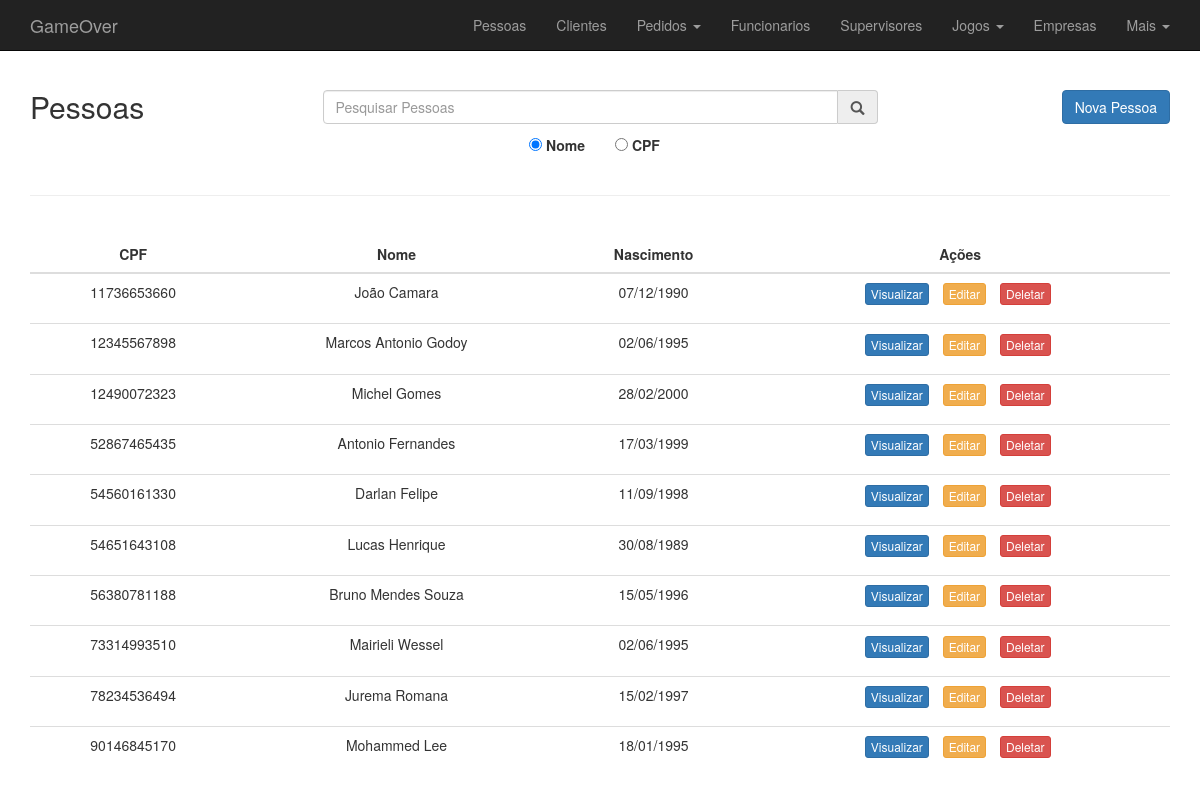
/pessoa.php, run on the app's committed database.
### tables this page shows
CREATE TABLE IF NOT EXISTS `PESSOA` (
  `CPF` CHAR(11) NOT NULL,
  `nome_pessoa` VARCHAR(255) NOT NULL,
  `data_nasc_pessoa` DATE NOT NULL,
  PRIMARY KEY (`CPF`));

### www/pessoa/pessoa_control.php (called while the page is built, shortened)
<?php
    $referencia = nome_pessoa;
    $table = PESSOA;
    $key = CPF;
    $tableMin = strtolower($table);

### www/bd_control/control.php (called while the page is built, shortened)
<?php
    function lista_tabela_simples($conexao, $tabela){
        $rows = array();
        $select = "SELECT * FROM {$tabela}";
        $resultado = mysqli_query($conexao, $select);
        while ($row = mysqli_fetch_assoc($resultado)) {
            array_push($rows, $row);
        }
        return $rows;
    }

### www/pessoa.php (the view, shortened to what this page needs)
<?php
    include 'cabecalho.php';
    include 'bd_control/conecta.php';
    include 'bd_control/control.php';
    include 'pessoa/pessoa_control.php';
    $rows = lista_tabela_simples($conexao, $table);
?>
    <div class="container">
        <div class="row">
            <div class="col-md-3">
                <h2>Pessoas</h2>
            </div>
            <div class="col-md-6">
                <div class="input-group h2">
                    <input name="busca" class="form-control" id="busca" type="text" placeholder="Pesquisar Pessoas">
                    <div class="input-group-addon"><span class="glyphicon glyphicon-search"></span></div>
                </div>
            </div>
            <div class="col-md-3">
                <a href="pessoa/pessoa_add.php" class="btn btn-primary pull-right h2">Nova Pessoa</a>
            </div>
        </div>
        <div class="row">
            <div class="form-group col-md-6 text-right">
                <input type="radio" id="busca_nome" name="campo" value="nome_pessoa" checked>
                <label for="busca_nome">Nome</label>
            </div>
            <div class="form-group col-md-6 text-left">
                    <input type="radio" id="busca_cpf" name="campo" value="CPF">
                    <label for="busca_cpf">CPF</label>
            </div>
        </div>
        <hr />
        <br>
        <div id="list" class="row text-center">
            <div class="table-responsive col-md-12">
                <table class="table table-hover">
                    <thead>
                        <tr>
                            <th class="text-center">CPF</th>
                            <th class="text-center">Nome</th>
                            <th class="text-center">Nascimento</th>
                            <th class="text-center">Ações</th>
                        </tr>
                    </thead>
                    <tbody id="itens">
                        <?php
                            foreach ($rows as $row):
                        ?>
                                <tr>
                                    <td><?=$row['CPF']?></td>
                                    <td><?=$row['nome_pessoa']?></td>
                                    <td><?=date('d/m/Y', strtotime($row['data_nasc_pessoa']))?></td>
                                    <?php
                                        include 'acoes.php';
                                    ?>
                                </tr>
                        <?php
                            endforeach;
                        ?>
                    </tbody>
                </table>
            </div>
        </div>
    </div>
    <?php
        include "rodape.php";
    ?>

### www/acoes.php (shortened to what this page needs)
<td>
    <ul class="list-inline">
        <li>
            <form action="<?=$tableMin?>/<?=$tableMin?>_view.php" method="post">
                <button class="btn btn-primary btn-xs">Visualizar</button>
            </form>
        </li>
        <li>
            <form action="<?=$tableMin?>/<?=$tableMin?>_edit.php" method="post">
                <button class="btn btn-warning btn-xs">Editar</button>
            </form>
        </li>
        <li>
            <input type="button" class="btn btn-danger btn-xs" value="Deletar" onclick="confirmaDelete('<?=$row["{$referencia}"]?>','<?=$row["{$key}"]?>')">
        </li>
    </ul>
</td>

### www/style.css (style rules this page uses)
body { padding-top: 70px; }

### data on the page
pessoa: CPF "11736653660", nome_pessoa "João Camara", data_nasc_pessoa "07/12/1990"
pessoa: CPF "12345567898", nome_pessoa "Marcos Antonio Godoy", data_nasc_pessoa "02/06/1995"
pessoa: CPF "12490072323", nome_pessoa "Michel Gomes", data_nasc_pessoa "28/02/2000"
pessoa: CPF "52867465435", nome_pessoa "Antonio Fernandes", data_nasc_pessoa "17/03/1999"
pessoa: CPF "54560161330", nome_pessoa "Darlan Felipe", data_nasc_pessoa "11/09/1998"
pessoa: CPF "54651643108", nome_pessoa "Lucas Henrique", data_nasc_pessoa "30/08/1989"
pessoa: CPF "56380781188", nome_pessoa "Bruno Mendes Souza", data_nasc_pessoa "15/05/1996"
pessoa: CPF "73314993510", nome_pessoa "Mairieli Wessel", data_nasc_pessoa "02/06/1995"
pessoa: CPF "78234536494", nome_pessoa "Jurema Romana", data_nasc_pessoa "15/02/1997"
pessoa: CPF "90146845170", nome_pessoa "Mohammed Lee", data_nasc_pessoa "18/01/1995"
